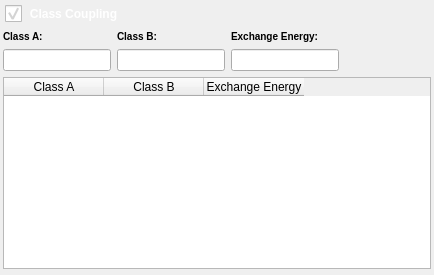
          <widget class="QDisclosableGroupBox" name="classCouplingGroupBox">
           <property name="styleSheet">
            <string notr="true">QGroupBox
{
/*background-color: qlineargradient(x1: 0, y1: 0, x2: 0, y2: 1, stop: 0 #FFFFFF, stop: 1 #DCDCDC); */
background-image: url(:/DisclosableGroupBoxHeader.png);
background-position: top ;
background-repeat: repeat-x;
padding: 30 0 0 0px;
font: 85% italic 12pt &quot;Arial&quot;;
font-weight: bold;
border: 0px solid gray;
margin: 0px;
color: white;
}
 
QGroupBox::title
{    
subcontrol-origin: padding;    
subcontrol-position: top left;    
padding: 5 5px;    
background-color: rgba(255, 255, 255, 0);
}
QGroupBox::indicator {    
width: 17px;    
height: 17px;
}

QGroupBox::indicator:unchecked {
 image: url(:/bullet_triangle_grey.png);
}
QGroupBox::indicator:unchecked:pressed {
 image: url(:/bullet_triangle_grey.png);
}
QGroupBox::indicator:checked { 
image: url(:/bullet_triangle_grey_down.png);
}
QGroupBox::indicator:checked:pressed { 
image: url(:/bullet_triangle_grey_down.png);
}
</string>
           </property>
           <property name="title">
            <string>Class Coupling</string>
           </property>
           <property name="checkable">
            <bool>true</bool>
           </property>
           <layout class="QGridLayout" name="gridLayout_8">
            <property name="leftMargin">
             <number>3</number>
            </property>
            <property name="topMargin">
             <number>0</number>
            </property>
            <property name="rightMargin">
             <number>3</number>
            </property>
            <property name="bottomMargin">
             <number>6</number>
            </property>
            <property name="spacing">
             <number>6</number>
            </property>
            <item row="2" column="2">
             <widget class="QLineEdit" name="m_CouplingBeta"/>
            </item>
            <item row="1" column="0">
             <widget class="QLabel" name="label_2">
              <property name="styleSheet">
               <string notr="true">QLabel {
font-weight: bold;
font-size: 10px;
}</string>
              </property>
              <property name="text">
               <string>Class A:</string>
              </property>
             </widget>
            </item>
            <item row="2" column="0">
             <widget class="QLineEdit" name="m_ClassA"/>
            </item>
            <item row="1" column="1">
             <widget class="QLabel" name="label_3">
              <property name="styleSheet">
               <string notr="true">QLabel {
font-weight: bold;
font-size: 10px;
}</string>
              </property>
              <property name="text">
               <string>Class B:</string>
              </property>
             </widget>
            </item>
            <item row="2" column="1">
             <widget class="QLineEdit" name="m_ClassB"/>
            </item>
            <item row="1" column="2">
             <widget class="QLabel" name="label_14">
              <property name="styleSheet">
               <string notr="true">QLabel {
font-weight: bold;
font-size: 10px;
}</string>
              </property>
              <property name="text">
               <string>Exchange Energy:</string>
              </property>
             </widget>
            </item>
            <item row="4" column="0" colspan="4">
             <widget class="QTableWidget" name="m_ClassCouplingTableWidget">
              <property name="editTriggers">
               <set>QAbstractItemView::AllEditTriggers</set>
              </property>
              <property name="alternatingRowColors">
               <bool>true</bool>
              </property>
              <property name="selectionBehavior">
               <enum>QAbstractItemView::SelectItems</enum>
              </property>
              <property name="verticalScrollMode">
               <enum>QAbstractItemView::ScrollPerPixel</enum>
              </property>
              <property name="horizontalScrollMode">
               <enum>QAbstractItemView::ScrollPerPixel</enum>
              </property>
              <property name="columnCount">
               <number>3</number>
              </property>
              <attribute name="verticalHeaderVisible">
               <bool>false</bool>
              </attribute>
              <column>
               <property name="text">
                <string>Class A</string>
               </property>
              </column>
              <column>
               <property name="text">
                <string>Class B</string>
               </property>
              </column>
              <column>
               <property name="text">
                <string>Exchange Energy</string>
               </property>
              </column>
             </widget>
            </item>
            <item row="2" column="3">
             <layout class="QHBoxLayout" name="horizontalLayout">
              <property name="bottomMargin">
               <number>0</number>
              </property>
              <item>
               <widget class="QPushButton" name="addClassCoupling">
                <property name="maximumSize">
                 <size>
                  <width>20</width>
                  <height>20</height>
                 </size>
                </property>
                <property name="text">
                 <string/>
                </property>
                <property name="icon">
                 <iconset>
                  <normalon>:/add2.png</normalon>
                 </iconset>
                </property>
                <property name="flat">
                 <bool>true</bool>
                </property>
               </widget>
              </item>
              <item>
               <widget class="QPushButton" name="removeClassCoupling">
                <property name="maximumSize">
                 <size>
                  <width>20</width>
                  <height>20</height>
                 </size>
                </property>
                <property name="text">
                 <string/>
                </property>
                <property name="icon">
                 <iconset>
                  <normalon>:/delete2.png</normalon>
                 </iconset>
                </property>
                <property name="flat">
                 <bool>true</bool>
                </property>
               </widget>
              </item>
              <item>
               <spacer name="horizontalSpacer_8">
                <property name="orientation">
                 <enum>Qt::Horizontal</enum>
                </property>
                <property name="sizeHint" stdset="0">
                 <size>
                  <width>40</width>
                  <height>20</height>
                 </size>
                </property>
               </spacer>
              </item>
             </layout>
            </item>
           </layout>
          </widget>
